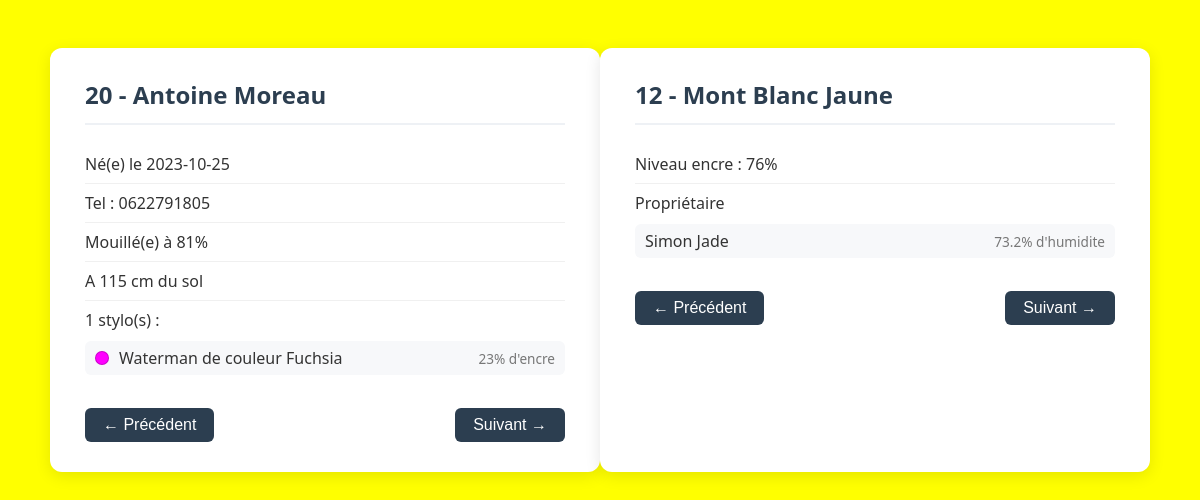
Page /php/index.php?enfant=20 on the committed database.
### tables this page shows
CREATE TABLE Stylos (
    id INT AUTO_INCREMENT PRIMARY KEY,
    couleur VARCHAR(30) NOT NULL,
    marque VARCHAR(50) NOT NULL,
    niveau_encre INT DEFAULT 100,
    fonctionne BOOLEAN DEFAULT TRUE,
    id_enfant INT
);

CREATE TABLE Enfants (
    id INT AUTO_INCREMENT PRIMARY KEY,
    nom VARCHAR(50) NOT NULL,
    prenom VARCHAR(50) NOT NULL,
    num_tel VARCHAR(30),
    date_naissance DATE NOT NULL,
    distance_au_sol INT DEFAULT 50,
    taux_humidite FLOAT DEFAULT 0.7
);

### php/model/DAO.php (called while the page is built, shortened)
<?php
class DAO {
	public function __construct() {
		try {
			$this->pdo = new PDO('mysql:host=127.0.0.1;dbname=lesenfantsmouillesdustylo', 'bthouverez', '321654');
		} catch(Exception $e) {
			die('ERROR : '.$e->getMessage() );
		}
	}
}

### php/model/EnfantDAO.php (called while the page is built, shortened)
<?php
require_once('DAO.php');
require_once('Enfant.php');
require_once('Stylo.php');
class EnfantDAO extends DAO {
	public function hydrate(array $tabFromFetch) : Enfant {
		$e = new Enfant;
		$e->id = $tabFromFetch['id'];
		$e->nom = $tabFromFetch['nom'];
		$e->prenom = $tabFromFetch['prenom'];
		$e->num_tel = $tabFromFetch['num_tel'];
		$e->taux_humidite = $tabFromFetch['taux_humidite'];
		$e->date_naissance = $tabFromFetch['date_naissance'];
		$e->distance_au_sol = $tabFromFetch['distance_au_sol'];
		return $e;
	}
	public function getById(int $id) : Enfant {
		$sql = "SELECT e.id, nom, prenom, num_tel, date_naissance, distance_au_sol, taux_humidite, couleur, marque, niveau_encre, fonctionne
 FROM Enfants e LEFT JOIN Stylos s ON s.id_enfant = e.id WHERE e.id =  ?";
		$stmt = $this->pdo->prepare($sql);
		$stmt->execute([$id]);
		$tabEnfants = $stmt->fetchAll();
		$enfant = new Enfant();
		if($tabEnfants) {
			$enfant = $this->hydrate($tabEnfants[0]);
			foreach($tabEnfants as $tabEnfant) if($tabEnfant['marque']) {
				$s = new Stylo;
				$s->marque = $tabEnfant['marque'];
				$s->couleur = $tabEnfant['couleur'];
				$s->niveau_encre = $tabEnfant['niveau_encre'];
				$s->fonctionne = $tabEnfant['fonctionne'];
				$enfant->addStylo($s);
			}
		}
		return $enfant;
	}
}

### php/model/Enfant.php (called while the page is built, shortened)
<?php
class Enfant {
	private int    $id;
	private string $date_naissance;
	private ?string $num_tel;
	private string $nom;
	private string $prenom;
	private float  $taux_humidite;
	private int    $distance_au_sol;
	private array  $trousse;
	public function __construct() {
		$this->id = -1;
		$this->date_naissance = '';
		$this->num_tel = '';
		$this->nom = '';
		$this->prenom = '';
		$this->taux_humidite = 0;
		$this->distance_au_sol = 0;
		$this->trousse = [];
	}
	public function __get($attr) {
		switch($attr) {
			case 'id': 				return $this->id; 				break;
			case 'date_naissance': 		return $this->date_naissance; 		break;
			case 'num_tel': 			return $this->num_tel; 			break;
			case 'nom': 			return $this->nom; 				break;
			case 'prenom': 			return $this->prenom; 			break;
			case 'taux_humidite': 	return $this->taux_humidite; 	break;
			case 'distance_au_sol': 	return $this->distance_au_sol; 	break;
			case 'trousse': 		return $this->trousse; 			break;
		}
	}
	public function __set($attr, $val) {
		switch($attr) {
			case 'id': 				$this->id = $val; 			break;
			case 'date_naissance': 		$this->date_naissance = $val; 	break;
			case 'num_tel': 			$this->num_tel = $val; 		break;
			case 'nom': 			$this->nom = $val; 			break;
			case 'prenom': 			$this->prenom = $val; 		break;
			case 'taux_humidite': 	$this->taux_humidite = $val; break;
			case 'distance_au_sol': 	$this->distance_au_sol = $val;break;
		}
	}
	public function addStylo(Stylo $stylo) {
		$this->trousse[] = $stylo;
	}
}

### php/model/Stylo.php (called while the page is built, shortened)
<?php
class Stylo {
	private int    $id;
	private string $couleur;
	private string $marque;
	private int    $niveau_encre;
	private ?Enfant $enfant;
	public function __construct() {
		$this->id = -1;
		$this->couleur = '';
		$this->marque = '';
		$this->niveau_encre = 0;
		$this->enfant = new Enfant();
	}
	public function __get($attr) {
		switch($attr) {
			case 'id': 				return $this->id; 				break;
			case 'couleur': 		return $this->couleur; 			break;
			case 'marque': 			return $this->marque; 			break;
			case 'niveau_encre': 	return $this->niveau_encre; 	break;
			case 'enfant': 			return $this->enfant; 			break;
		}
	}
	public function __set($attr, $val) {
		switch($attr) {
			case 'id': 				$this->id = $val; 			break;
			case 'couleur': 		$this->couleur = $val; 		break;
			case 'marque': 			$this->marque = $val; 		break;
			case 'fonctionne': 		$this->fonctionne = $val; 	break;
			case 'niveau_encre': 	$this->niveau_encre = $val;	break;
			case 'enfant': 			$this->enfant = $val;		break;
		}
	}
}

### php/model/StyloDAO.php (called while the page is built, shortened)
<?php
require_once 'DAO.php';
require_once 'Stylo.php';
class StyloDAO extends DAO {
	public function getById(int $id) : Stylo {
		$sql = "SELECT * FROM Stylos s
		LEFT JOIN Enfants e ON s.id_enfant = e.id WHERE s.id = ?";
		$stmt = $this->pdo->prepare($sql);
		$stmt->execute([$id]);
		$tabStylo = $stmt->fetch();
		$stylo = new Stylo();
		if($tabStylo) {
			$stylo->id = $tabStylo[0];
			$stylo->marque = $tabStylo['marque'];
			$stylo->couleur = $tabStylo['couleur'];
			$stylo->fonctionne = $tabStylo['fonctionne'];
			$stylo->niveau_encre = $tabStylo['niveau_encre'];
			if(isset($tabStylo['nom'])) {
				$enfant = new Enfant;
				$enfant->id = $tabStylo['id'];
				$enfant->nom = $tabStylo['nom'];
				$enfant->prenom = $tabStylo['prenom'];
				$enfant->num_tel = $tabStylo['num_tel'];
				$enfant->date_naissance = $tabStylo['date_naissance'];
				$enfant->distance_au_sol = $tabStylo['distance_au_sol'];
				$enfant->taux_humidite = $tabStylo['taux_humidite'];
				$stylo->enfant = $enfant;
			} else {
				$stylo->enfant = null;
			}
		}
		return $stylo;
	}
}

### php/view/unEnfant.php (the view, shortened to what this page needs)
<!DOCTYPE html>
<html>
<head>
</head>
<body>
	<section class="cardEnfant">
		<?php if($enfant->id > 0) { ?>
		<h1><?= $enfant->id ?> - <?= $enfant->prenom ?> <?= $enfant->nom ?></h1>
		<ul class="infos">
			<li>Né(e) le <?= $enfant->date_naissance ?></li>
			<li>Tel : <?= $enfant->num_tel ?></li>
			<li>Mouillé(e) à <?= $enfant->taux_humidite*100 ?>%</li>
			<li>A <?= $enfant->distance_au_sol ?> cm du sol</li>
			<li><?= count($enfant->trousse) ?> stylo(s) :
				<ul class="trousse">
				<?php foreach($enfant->trousse as $stylo) { ?>
					<li class="stylo">
						<span class="pastille" style="background: <?= $stylo->couleur ?>;"></span>
						<?= $stylo->marque ?> de couleur <?= $stylo->couleur ?>
						<span class="niveau"><?= $stylo->niveau_encre ?>% d'encre</span>
					</li>
				<?php } ?>
				</ul>
			</li>
		</ul>
		<div class="nav">
			<a href="?enfant=<?= $enfant->id-1 ?>"><button>&larr; Précédent</button></a>
			<a href="?enfant=<?= $enfant->id+1 ?>"><button>Suivant &rarr;</button></a>
		</div>
	<?php } else { ?>
		<p class="empty">Aucun enfant trouvé.</p>
	<?php } ?>
	</section>
</body>
</html>

### php/view/unStylo.php (shortened to what this page needs)
<!DOCTYPE html>
<html>
<head>
</head>
<body>
	<section class="cardStylo">
		<?php if($stylo->id > 0) { ?>
		<h1><?= $stylo->id ?> - <?= $stylo->marque ?> <?= $stylo->couleur ?></h1>
		<ul class="infos">
			<li>Niveau encre : <?= $stylo->niveau_encre ?>%</li>
			<li>Propriétaire
				<ul class="proprietaire">
					<li class="stylo">
						<?php if($stylo->enfant) { ?>
							<?= $stylo->enfant->nom ?> <?= $stylo->enfant->prenom ?>
							<span class="niveau"><?= $stylo->enfant->taux_humidite * 100 ?>% d'humidite</span>
						<?php } else { ?>
							Inconnu
						<?php } ?>
					</li>
				</ul>
			</li>
		</ul>
		<div class="nav">
			<a href="?stylo=<?= $stylo->id-1 ?>"><button>&larr; Précédent</button></a>
			<a href="?stylo=<?= $stylo->id+1 ?>"><button>Suivant &rarr;</button></a>
		</div>
	<?php } else { ?>
		<p class="empty">Aucun stylo trouvé.</p>
	<?php } ?>
	</section>
</body>
</html>

### php/view/unEnfant.php (style rules this page uses)
* { box-sizing: border-box; }
body { background: orange; font-family: "Segoe UI", Arial, sans-serif; color: #333; display: flex; justify-content: center; padding: 40px 20px; }
.cardEnfant { background: #fff; padding: 30px 35px; border-radius: 12px; box-shadow: 0 4px 16px rgba(0, 0, 0, 0.1); width: 550px; max-width: 100%; }
.cardEnfant h1 { margin: 0 0 20px; font-size: 1.5em; color: #2c3e50; border-bottom: 2px solid #eef1f5; padding-bottom: 12px; }
.infos { list-style: none; padding: 0; margin: 0 0 20px; }
.infos > li { padding: 8px 0; border-bottom: 1px solid #f0f0f0; }
.infos > li:last-child { border-bottom: none; }
.trousse { list-style: none; padding: 0; margin: 10px 0 0; display: flex; flex-direction: column; gap: 6px; }
.stylo { display: flex; align-items: center; gap: 10px; padding: 6px 10px; background: #f7f8fa; border-radius: 6px; }
.stylo .pastille { width: 14px; height: 14px; border-radius: 50%; border: 1px solid rgba(0, 0, 0, 0.2); flex-shrink: 0; }
.stylo .niveau { margin-left: auto; font-size: 0.85em; color: #777; }
.nav { display: flex; justify-content: space-between; margin-top: 25px; }
.nav a { text-decoration: none; }
.nav button { padding: 8px 18px; border: none; border-radius: 6px; background: #2c3e50; color: #fff; font-size: 1em; cursor: pointer; }

### rows in the picture
stylos: id_enfant "20", id_enfant.prenom "Antoine", id_enfant.nom "Moreau", id_enfant.date_naissance "2023-10-25", id_enfant.num_tel "0622791805", $enfant->taux_humidite*100 "81", id_enfant.distance_au_sol "115", marque "Waterman", couleur "Fuchsia", niveau_encre "23"
stylos: id "12", marque "Mont Blanc", couleur "Jaune", niveau_encre "76", id_enfant.nom "Simon", id_enfant.prenom "Jade", $stylo->enfant->taux_humidite*100 "73.2"

### other values in the picture
count($enfant->trousse) "1"
